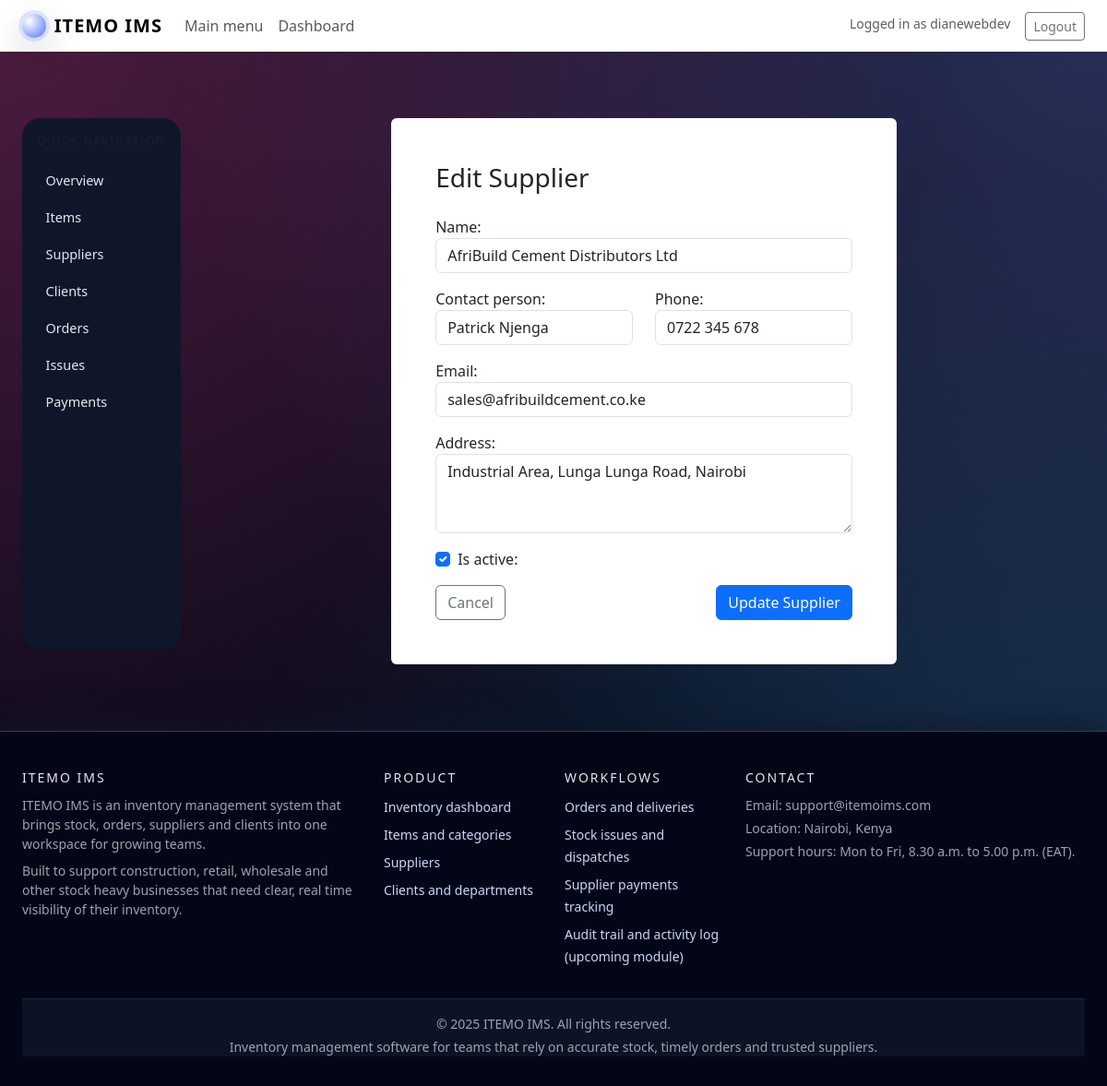
/store/suppliers/2/edit/ (signed in), run on the app's committed database.
### store/models.py (models this page shows, shortened)
class Supplier(models.Model):
    name = models.CharField(max_length=150)
    contact_person = models.CharField(max_length=150, blank=True, null=True)
    phone = models.CharField(max_length=30, blank=True, null=True)
    email = models.EmailField(blank=True, null=True)
    address = models.TextField(blank=True, null=True)
    is_active = models.BooleanField(default=True)   #means new suppliers start as active by default
    created_at = models.DateTimeField(auto_now_add=True, null=True, blank=True)
    class Meta:
        ordering = ["name"]  #orders suppliers ascending order alphabetically by name

### store/views.py (the view)
# urls.py: path("suppliers/<int:pk>/edit/", views.supplier_update, name="supplier_update"),
@login_required
def supplier_update(request, pk):
    supplier = get_object_or_404(Supplier, pk=pk)
    if request.method == "POST":
        form = SupplierForm(request.POST, instance=supplier)
        if form.is_valid():
            form.save()
            messages.success(request, "Supplier updated successfully.")
            return redirect("store:supplier_list")
    else:
        form = SupplierForm(instance=supplier)
    return render(
        request,
        "store/supplier_form.html",
        {"form": form, "mode": "edit", "supplier": supplier},
    )

### store/forms.py
class SupplierForm(forms.ModelForm):
    class Meta:
        model = Supplier
        fields = [
            "name",
            "contact_person",
            "phone",
            "email",
            "address",
            "is_active",
        ]
        widgets = {
            "name": forms.TextInput(attrs={"class": "form-control"}),
            "contact_person": forms.TextInput(attrs={"class": "form-control"}),
            "phone": forms.TextInput(attrs={"class": "form-control"}),
            "email": forms.EmailInput(attrs={"class": "form-control"}),
            "address": forms.Textarea(
                attrs={"class": "form-control", "rows": 3}
            ),
            "is_active": forms.CheckboxInput(attrs={"class": "form-check-input"}),
        }

### templates/store/supplier_form.html (shortened to what this page needs)
{% extends "base.html" %}
{% block content %}
<div class="row justify-content-center">
    <div class="col-lg-7">
        <div class="card shadow-sm border-0">
            <div class="card-body p-4 p-lg-5">
                <h3 class="mb-4">
                    {% if mode == "create" %}
                        Add Supplier
                    {% else %}
                        Edit Supplier
                    {% endif %}
                </h3>
                <form method="post" novalidate>
                    <div class="mb-3">
                        {{ form.name.label_tag }}
                        {{ form.name }}
                    </div>
                    <div class="row">
                        <div class="col-md-6">
                            <div class="mb-3">
                                {{ form.contact_person.label_tag }}
                                {{ form.contact_person }}
                            </div>
                        </div>
                        <div class="col-md-6">
                            <div class="mb-3">
                                {{ form.phone.label_tag }}
                                {{ form.phone }}
                            </div>
                        </div>
                    </div>
                    <div class="mb-3">
                        {{ form.email.label_tag }}
                        {{ form.email }}
                    </div>
                    <div class="mb-3">
                        {{ form.address.label_tag }}
                        {{ form.address }}
                    </div>
                    <div class="form-check mb-3">
                        {{ form.is_active }}
                        {{ form.is_active.label_tag }}
                    </div>
                    <div class="d-flex justify-content-between">
                        <a href="{% url 'store:supplier_list' %}" class="btn btn-outline-secondary">Cancel</a>
                        <button type="submit" class="btn btn-primary">
                            {% if mode == "create" %}Save Supplier{% else %}Update Supplier{% endif %}
                        </button>
                    </div>
                </form>
            </div>
        </div>
    </div>
</div>
{% endblock %}

### templates/base.html (shortened to what this page needs)
<!DOCTYPE html>
<html lang="en">
<head>
    {% load static %}
    <link rel="stylesheet" href="{% static 'style/css/bootstrap-5.3.8-dist/css/bootstrap.min.css' %}">
    <link rel="stylesheet" href="{% static 'style/css/main.css' %}">
</head>
<body>
<nav class="navbar navbar-expand-lg navbar-light bg-white shadow-sm sticky-top">
    <div class="container-fluid px-4">
        <a class="navbar-brand brand-text" href="{% url 'landing' %}">
            <span class="brand-logo-circle"></span>
            ITEMO IMS
        </a>
        <div class="collapse navbar-collapse" id="mainNavbar">
            <ul class="navbar-nav me-auto mb-2 mb-lg-0">
                {% if not user.is_authenticated %}
                    <li class="nav-item">
                        <a class="nav-link" href="{% url 'landing' %}">Home</a>
                    </li>
                    <li class="nav-item">
                        <a class="nav-link" href="{% url 'about' %}">About</a>
                    </li>
                    <li class="nav-item">
                        <a class="nav-link" href="{% url 'faq' %}">FAQ</a>
                    </li>
                    <li class="nav-item">
                        <a class="nav-link" href="{% url 'contact' %}">Contact</a>
                    </li>
                {% else %}
                    <li class="nav-item">
                        <a class="nav-link" href="{% url 'store:main_menu' %}">Main menu</a>
                    </li>
                    <li class="nav-item">
                        <a class="nav-link" href="{% url 'store:dashboard' %}">Dashboard</a>
                    </li>
                {% endif %}
            </ul>
            <ul class="navbar-nav ms-auto mb-2 mb-lg-0">
                {% if user.is_authenticated %}
                    <li class="nav-item">
                        <span class="navbar-text me-3 small text-muted">
                            Logged in as {{ user.username }}
                        </span>
                    </li>
                    <li class="nav-item">
                        <a class="btn btn-outline-secondary btn-sm" href="{% url 'users:logout' %}">
                            Logout
                        </a>
                    </li>
                {% endif %}
            </ul>
        </div>
    </div>
</nav>
<main class="page-wrapper">
    <div class="container-fluid px-4 py-4">
        <div class="row">
            {% block sidebar %}
                {% if user.is_authenticated %}
                    <aside class="col-12 col-md-3 col-lg-2 mb-3 sidebar">
                        <div class="card border-0 shadow-sm h-100">
                            <div class="card-body p-3">
                                <div class="sidebar-header mb-3">
                                    <div class="small text-muted">Quick navigation</div>
                                </div>
                                <nav class="nav flex-column sidebar-nav">
                                    <a class="sidebar-link{% if request.resolver_match.url_name == 'dashboard' %} active{% endif %}"
                                       href="{% url 'store:dashboard' %}">
                                        Overview
                                    </a>
                                    <a class="sidebar-link{% if request.resolver_match.url_name == 'item_list' %} active{% endif %}"
                                       href="{% url 'store:item_list' %}">
                                        Items
                                    </a>
                                    <a class="sidebar-link{% if request.resolver_match.url_name == 'supplier_list' %} active{% endif %}"
                                       href="{% url 'store:supplier_list' %}">
                                        Suppliers
                                    </a>
                                    <a class="sidebar-link{% if request.resolver_match.url_name == 'client_list' %} active{% endif %}"
                                       href="{% url 'store:client_list' %}">
                                        Clients
                                    </a>
                                    <a class="sidebar-link{% if request.resolver_match.url_name == 'order_list' %} active{% endif %}"
                                       href="{% url 'store:order_list' %}">
                                        Orders
                                    </a>
                                    <a class="sidebar-link{% if request.resolver_match.url_name == 'issue_list' %} active{% endif %}"
                                       href="{% url 'store:issue_list' %}">
                                        Issues
                                    </a>
                                    <a class="sidebar-link{% if request.resolver_match.url_name == 'payment_list' %} active{% endif %}"
                                       href="{% url 'store:payment_list' %}">
                                        Payments
                                    </a>
                                </nav>
                            </div>
                        </div>
                    </aside>
                {% endif %}
            {% endblock sidebar %}
            <section class="col-12 {% if user.is_authenticated %}col-md-9 col-lg-10{% else %}col-md-12 col-lg-12{% endif %}">
                {% block content %}{% endblock %}
            </section>
        </div>
    </div>
</main>
<footer class="site-footer mt-auto">
    <div class="container-fluid px-4">
        <div class="row gy-4">
            <div class="col-md-4">
                <h6 class="footer-heading">ITEMO IMS</h6>
                <p class="small text-footer-muted mb-2">
                    ITEMO IMS is an inventory management system that brings stock, orders,
                    suppliers and clients into one workspace for growing teams.
                </p>
                <p class="small text-footer-muted mb-0">
                    Built to support construction, retail, wholesale and other stock heavy
                    businesses that need clear, real time visibility of their inventory.
                </p>
            </div>
            <div class="col-6 col-md-2 col-lg-2">
                <h6 class="footer-heading">Product</h6>
                <ul class="footer-links">
                    <li>
                        <a href="{% url 'store:dashboard' %}" class="text-decoration-none">
                            <span>Inventory dashboard</span>
                        </a>
                    </li>
                    <li>
                        <a href="{% url 'store:item_list' %}" class="text-decoration-none">
                            <span>Items and categories</span>
                        </a>
                    </li>
                    <li>
                        <a href="{% url 'store:supplier_list' %}" class="text-decoration-none">
                            <span>Suppliers</span>
                        </a>
                    </li>
                    <li>
                        <a href="{% url 'store:client_list' %}" class="text-decoration-none">
                            <span>Clients and departments</span>
                        </a>
                    </li>
                </ul>
            </div>
            <div class="col-6 col-md-2 col-lg-2">
                <h6 class="footer-heading">Workflows</h6>
                <ul class="footer-links">
                    <li>
                        <a href="{% url 'store:order_list' %}" class="text-decoration-none">
                            <span>Orders and deliveries</span>
                        </a>
                    </li>
                    <li>
                        <a href="{% url 'store:issue_list' %}" class="text-decoration-none">
                            <span>Stock issues and dispatches</span>
                        </a>
                    </li>
                    <li>
                        <a href="{% url 'store:payment_list' %}" class="text-decoration-none">
                            <span>Supplier payments tracking</span>
                        </a>
                    </li>
                    <li>
                        <span>Audit trail and activity log (upcoming module)</span>
                    </li>
                </ul>
            </div>
            <div class="col-md-4 col-lg-4">
                <h6 class="footer-heading">Contact</h6>
                <p class="small text-footer-muted mb-1">
                    Email: support@itemoims.com
                </p>
                <p class="small text-footer-muted mb-1">
                    Location: Nairobi, Kenya
                </p>
                <p class="small text-footer-muted mb-0">
                    Support hours: Mon to Fri, 8.30 a.m. to 5.00 p.m. (EAT).
                </p>
            </div>
        </div>
        <div class="footer-bottom small text-footer-muted">
            <div>© 2025 ITEMO IMS. All rights reserved.</div>
            <div class="mt-1">
                Inventory management software for teams that rely on accurate stock, timely orders and trusted suppliers.
            </div>
        </div>
    </div>
</footer>
</body>
</html>

### static/style/css/main.css (style rules this page uses)
html, body { min-height: 100vh; }
body { margin: 0; font-family: system-ui, -apple-system, BlinkMacSystemFont, "Segoe UI", sans-serif; color: #e5e7eb; background-color: #050816; background-image: radial-gradient(circle at 0% 0%, rgba(236, 72, 153, 0.32), transparent 60%), radial-gradient(circle at 100% 0%, rgba(129, 140, 248, 0.30), transparent 60%), radial-gradient(circle at 100% 100%, rgba(56, 189, 248, 0.26), transparent 60%); background-attachment: fixed; }
.page-wrapper { min-height: calc(100vh - 120px); padding-top: 3rem; padding-bottom: 3rem; }
.brand-text { font-weight: 700; letter-spacing: 0.05em; display: flex; align-items: center; gap: 0.55rem; }
.brand-logo-circle { width: 26px; height: 26px; border-radius: 999px; background: radial-gradient(circle at 30% 30%, #ffffff, #4b6fff); box-shadow: 0 0 0 4px rgba(75, 111, 255, 0.16), 0 14px 35px rgba(15, 23, 42, 0.25); }
.site-footer { margin-top: 48px; padding-top: 42px; padding-bottom: 32px; border-top: 1px solid rgba(148, 163, 184, 0.35); color: #f9fafb; background: #020617; box-shadow: 0 -8px 30px rgba(15, 23, 42, 0.7); }
.footer-heading { font-size: 14px; text-transform: uppercase; letter-spacing: 2px; margin-bottom: 11px; color: #e5e7eb; }
.footer-links { list-style: none; padding-left: 0; margin: 0; }
.footer-links li { margin-bottom: 6px; }
.footer-links span { font-size: 14px; color: #cbd5f5; }
.footer-bottom { margin-top: 28px; padding-top: 16px; border-top: 1px solid rgba(31, 41, 55, 0.9); background-color: rgba(15, 23, 42, 0.75); text-align: center; }
.text-footer-muted { color: #9ca3af; }
.sidebar .card { background: rgba(15, 23, 42, 0.96); border-radius: 20px; border: 1px solid rgba(148, 163, 184, 0.55); box-shadow: 0 24px 60px rgba(15, 23, 42, 0.85); color: #e5e7eb; }
.sidebar-header .small { text-transform: uppercase; letter-spacing: 0.14em; font-size: 0.75rem; color: #9ca3af; }
.sidebar-nav .sidebar-link { display: block; padding: 0.45rem 0.6rem; border-radius: 999px; font-size: 0.9rem; color: #e5e7eb; text-decoration: none; margin-bottom: 0.25rem; }

### data on the page
Supplier: name "AfriBuild Cement Distributors Ltd", contact_person "Patrick Njenga", phone "0722 345 678", email "sales@afribuildcement.co.ke", address "Industrial Area, Lunga Lunga Road, Nairobi", is_active "☑"

### other printed values
{{ user.username }} "dianewebdev"
